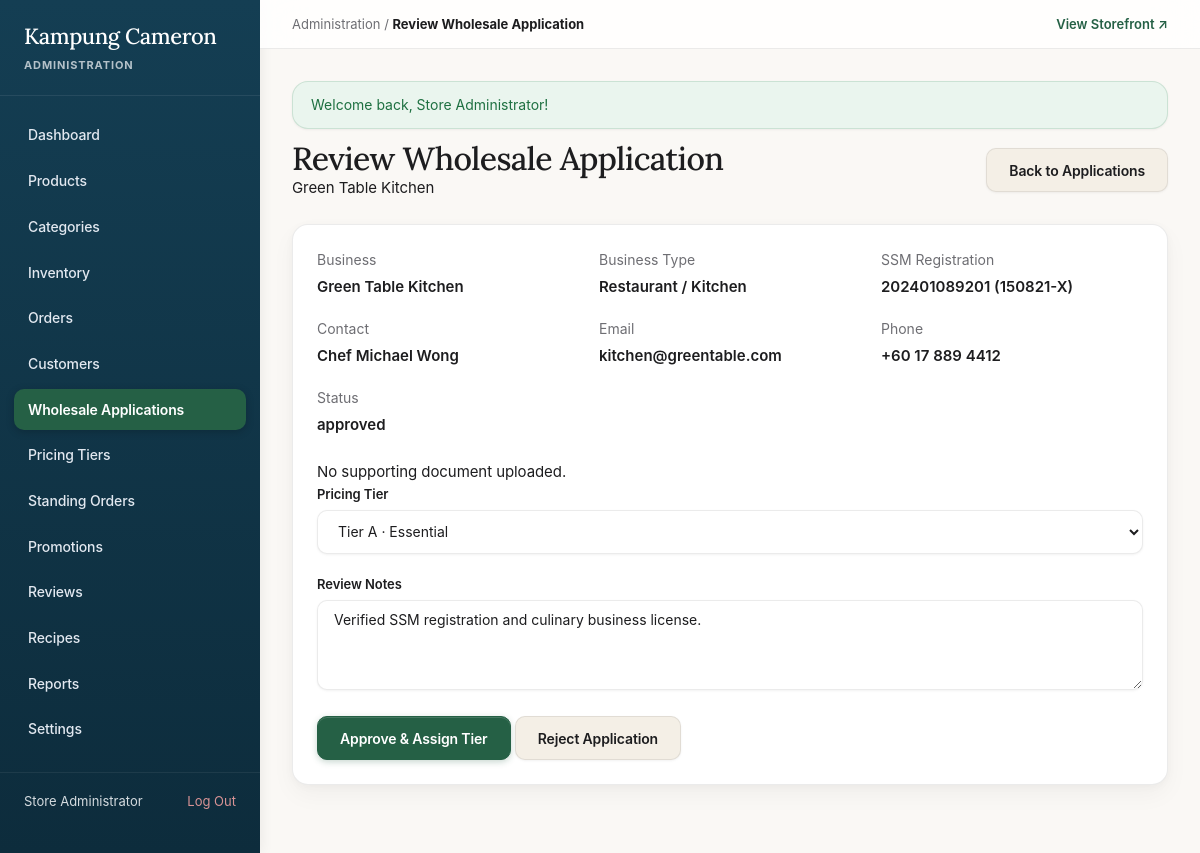
The app's page /admin/wholesale/application?id=1 (signed in) with its own data.
### tables this page shows
CREATE TABLE IF NOT EXISTS `wholesale_accounts` (
    `id` INT AUTO_INCREMENT PRIMARY KEY,
    `user_id` INT NOT NULL UNIQUE,
    `business_name` VARCHAR(150) NOT NULL,
    `registration_number` VARCHAR(60) NOT NULL,
    `contact_person` VARCHAR(120) NOT NULL,
    `contact_email` VARCHAR(150) NOT NULL,
    `contact_phone` VARCHAR(30) NOT NULL,
    `business_type` VARCHAR(80) DEFAULT 'Restaurant / Kitchen',
    `document_path` VARCHAR(255) DEFAULT NULL,
    `tier_id` INT DEFAULT NULL,
    `status` ENUM('pending', 'approved', 'rejected') NOT NULL DEFAULT 'pending',
    `admin_notes` TEXT DEFAULT NULL,
    `approved_at` DATETIME DEFAULT NULL,
    `created_at` DATETIME NOT NULL DEFAULT CURRENT_TIMESTAMP,
    FOREIGN KEY (`user_id`) REFERENCES `users`(`id`) ON DELETE CASCADE,
    FOREIGN KEY (`tier_id`) REFERENCES `pricing_tiers`(`id`) ON DELETE SET NULL,
    INDEX `idx_ws_status` (`status`)
);

CREATE TABLE IF NOT EXISTS `pricing_tiers` (
    `id` INT AUTO_INCREMENT PRIMARY KEY,
    `name` VARCHAR(60) NOT NULL,
    `code` VARCHAR(30) NOT NULL UNIQUE,
    `discount_percent` DECIMAL(5,2) NOT NULL DEFAULT 0.00,
    `description` VARCHAR(255) DEFAULT NULL,
    `min_spend` DECIMAL(10,2) NOT NULL DEFAULT 0.00,
    `created_at` DATETIME NOT NULL DEFAULT CURRENT_TIMESTAMP
);

### app/helpers/view.php (called while the page is built, shortened)
<?php
function e(?string $value): string {
    return htmlspecialchars($value ?? '', ENT_QUOTES, 'UTF-8');
}
function render_view(string $viewPath, array $data = [], string $layout = 'main'): void {
    extract($data);
    $viewFile = VIEW_PATH . '/' . $viewPath . '.php';
    require $viewFile;
}
function url(string $path = ''): string {
    return BASE_URL . '/' . ltrim($path, '/');
}

### app/controllers/AdminController.php (called while the page is built, shortened)
<?php
class AdminController {
    public function wholesaleApplicationDetail(): void {
        $app = DB::fetch('SELECT * FROM wholesale_accounts WHERE id = :id', ['id' => (int)($_GET['id'] ?? 0)]);
        render_view('admin/wholesale_application', [
            'application' => $app,
            'tiers' => DB::fetchAll('SELECT * FROM pricing_tiers ORDER BY discount_percent ASC'),
            'title' => 'Review Wholesale Application'
        ], 'admin');
    }
}

### config/db.php (called while the page is built, shortened)
<?php
class DB {
    private static ?PDO $instance = null;
    public static function connect(): PDO {
        if (self::$instance === null) {
            $dsn = sprintf(
                'mysql:host=%s;port=%s;dbname=%s;charset=utf8mb4',
                DB_HOST,
                DB_PORT,
                DB_NAME
            );
            $options = [
                PDO::ATTR_ERRMODE            => PDO::ERRMODE_EXCEPTION,
                PDO::ATTR_DEFAULT_FETCH_MODE => PDO::FETCH_ASSOC,
                PDO::ATTR_EMULATE_PREPARES   => false,
            ];
            try {
                self::$instance = new PDO($dsn, DB_USER, DB_PASS, $options);
            } catch (PDOException $e) {
                die('Database Connection Failed: ' . htmlspecialchars($e->getMessage()));
            }
        }
        return self::$instance;
    }
    public static function query(string $sql, array $params = []): PDOStatement {
        $stmt = self::connect()->prepare($sql);
        $stmt->execute($params);
        return $stmt;
    }
    public static function fetch(string $sql, array $params = []): ?array {
        $result = self::query($sql, $params)->fetch();
        return $result ?: null;
    }
    public static function fetchAll(string $sql, array $params = []): array {
        return self::query($sql, $params)->fetchAll();
    }
}

### app/views/admin/wholesale_application.php (the view, shortened to what this page needs)
<div class="admin-page-header">
    <div><h1 class="admin-page-title">Review Wholesale Application</h1><p><?= e($application['business_name']) ?></p></div>
    <a class="btn btn-secondary" href="<?= url('/admin/wholesale') ?>">Back to Applications</a>
</div>
<section class="admin-card" style="padding: 24px;">
    <dl class="application-details">
        <?php foreach (['business_name' => 'Business', 'business_type' => 'Business Type', 'registration_number' => 'SSM Registration', 'contact_person' => 'Contact', 'contact_email' => 'Email', 'contact_phone' => 'Phone', 'status' => 'Status'] as $key => $label): ?>
            <div><dt><?= e($label) ?></dt><dd><?= e($application[$key]) ?></dd></div>
        <?php endforeach; ?>
    </dl>
    <?php if (!empty($application['document_path'])): ?>
        <p><a href="<?= url('/uploads/' . rawurlencode(basename($application['document_path']))) ?>" target="_blank" rel="noopener">View Supporting Document ↗</a></p>
    <?php else: ?><p>No supporting document uploaded.</p><?php endif; ?>
    <form action="<?= url('/admin/wholesale/application/action') ?>" method="post">
        <div class="form-group"><label class="form-label" for="application-tier">Pricing Tier</label>
            <select id="application-tier" name="tier_id" class="form-select">
                <?php foreach ($tiers as $tier): ?><option value="<?= (int)$tier['id'] ?>" <?= ($application['tier_id'] ?? 0) == $tier['id'] ? 'selected' : '' ?>><?= e($tier['name']) ?></option><?php endforeach; ?>
            </select>
        </div>
        <div class="form-group"><label class="form-label" for="application-notes">Review Notes</label><textarea id="application-notes" name="notes" class="form-input" rows="4"><?= e($application['admin_notes'] ?? '') ?></textarea></div>
        <button class="btn btn-primary" name="action" value="approve">Approve &amp; Assign Tier</button>
        <button class="btn btn-secondary" name="action" value="reject" onclick="return confirm('Reject this application and remove wholesale access?')">Reject Application</button>
    </form>
</section>

### public/assets/css/style.css (style rules this page uses)
:root { --primary-green: #256045; --primary-green-dark: #194430; --primary-green-light: #eaf5ee; --service-blue: #184e68; --service-blue-dark: #10384c; --service-blue-light: #eef6f9; --warm-paper: #faf8f5; --warm-paper-card: #f4efe6; --surface-white: #ffffff; --surface-translucent: rgba(250, 248, 245, 0.85); --text-main: #1d1d1f; --text-muted: #6e6e73; --text-subtle: #86868b; --border-color: rgba(0, 0, 0, 0.08); --border-focus: #256045; --danger-color: #d9383a; --danger-bg: #fff1f2; --warning-color: #b45309; --warning-bg: #fffbeb; --success-color: #1e7041; --success-bg: #eaf5ee; --radius-xs: 6px; --radius-sm: 10px; --radius-md: 16px; --radius-lg: 22px; --radius-pill: 9999px; --shadow-sm: 0 1px 3px rgba(0, 0, 0, 0.04), 0 1px 2px rgba(0, 0, 0, 0.02); --shadow-md: 0 4px 14px rgba(0, 0, 0, 0.05), 0 1px 3px rgba(0, 0, 0, 0.02); --shadow-lg: 0 12px 32px rgba(0, 0, 0, 0.08), 0 2px 6px rgba(0, 0, 0, 0.03); --shadow-card: 0 2px 8px rgba(0, 0, 0, 0.03), 0 10px 24px rgba(0, 0, 0, 0.04); --shadow-card-hover: 0 8px 24px rgba(0, 0, 0, 0.07), 0 20px 40px rgba(0, 0, 0, 0.05); --shadow-modal: 0 24px 64px rgba(0, 0, 0, 0.16), 0 4px 16px rgba(0, 0, 0, 0.04); --ease-apple: cubic-bezier(0.16, 1, 0.3, 1); --transition-quick: 0.16s var(--ease-apple); --transition-smooth: 0.28s var(--ease-apple); --transition-instant: 0.1s ease-out; --max-width: 1280px; }
*, *::before, *::after { box-sizing: border-box; margin: 0; padding: 0; }
html { scroll-behavior: smooth; }
body { font-family: -apple-system, BlinkMacSystemFont, "SF Pro Text", "SF Pro Display", "DM Sans", "Noto Sans SC", "Segoe UI", Roboto, sans-serif; background-color: var(--warm-paper); color: var(--text-main); line-height: 1.55; font-size: 15px; -webkit-font-smoothing: antialiased; -moz-osx-font-smoothing: grayscale; text-rendering: optimizeLegibility; min-height: 100vh; display: flex; flex-direction: column; }
h1, h2, h3, h4 { font-family: 'Lora', 'Noto Sans SC', Georgia, serif; font-weight: 500; color: var(--text-main); }
h1 { font-size: clamp(32px, 4.5vw, 48px); line-height: 1.1; letter-spacing: -0.028em; }
p { line-height: 1.6; letter-spacing: -0.005em; }
a { color: inherit; text-decoration: none; transition: color var(--transition-quick), opacity var(--transition-quick); }
button, input, select, textarea { font-family: inherit; font-size: inherit; }
.btn { display: inline-flex; align-items: center; justify-content: center; gap: 8px; min-height: 44px; padding: 10px 22px; font-size: 14px; font-weight: 600; letter-spacing: -0.01em; border-radius: var(--radius-sm); border: 1px solid transparent; cursor: pointer; user-select: none; white-space: nowrap; box-shadow: var(--shadow-sm); transition: transform var(--transition-instant), background-color var(--transition-quick), border-color var(--transition-quick), box-shadow var(--transition-quick); }
.btn-primary { background-color: var(--primary-green); color: var(--surface-white); border-color: var(--primary-green); box-shadow: 0 2px 6px rgba(37, 96, 69, 0.25), inset 0 1px 0 rgba(255, 255, 255, 0.15); }
.btn-secondary { background-color: var(--warm-paper-card); color: var(--text-main); border-color: var(--border-color); }
.form-group { margin-bottom: 20px; }
.form-label { display: block; font-size: 13px; font-weight: 600; margin-bottom: 6px; color: var(--text-main); letter-spacing: -0.005em; }
.form-input, .form-select, .form-textarea { width: 100%; min-height: 44px; padding: 10px 16px; background-color: var(--surface-white); border: 1px solid var(--border-color); border-radius: var(--radius-sm); font-size: 14px; color: var(--text-main); box-shadow: var(--shadow-sm); transition: border-color var(--transition-quick), box-shadow var(--transition-quick); }

### records on screen
wholesale_accounts: business_name "Green Table Kitchen", business_type "Restaurant / Kitchen", registration_number "202401089201 (150821-X)", contact_person "Chef Michael Wong", contact_email "kitchen@greentable.com", contact_phone "+60 17 889 4412", status "approved", tier_id "Tier A · Essential", notes "Verified SSM registration and culinary business license."

### other values on screen
$label "Dashboard"
$label "Products"
$label "Categories"
$label "Inventory"
$label "Orders"
$label "Customers"
$label "Wholesale Applications"
$label "Pricing Tiers"
$label "Standing Orders"
$label "Promotions"
$label "Reviews"
$label "Recipes"
$label "Reports"
$label "Settings"
auth_user()['name'] "Store Administrator"
